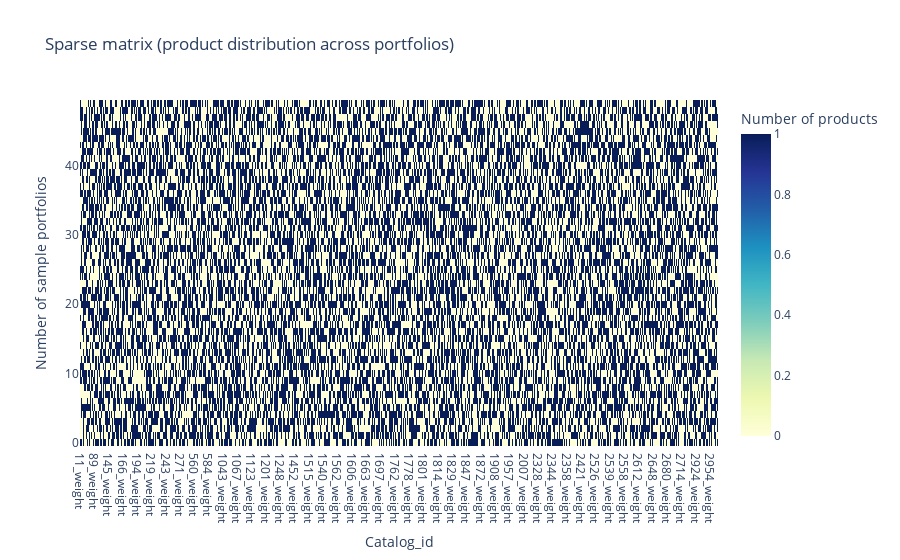

Notebook code cell kept with this figure:
### Code cell
# Create heatmap using Plotly
fig = go.Figure(data=go.Heatmap(
    z=portfolio.drop(columns=["Revenue", "Volatility"], axis = 1).head(50).values,
    x=portfolio.drop(columns=["Revenue", "Volatility"], axis = 1).head(50).columns,
    y=portfolio.drop(columns=["Revenue", "Volatility"], axis = 1).head(50).index,
    colorscale='YlGnBu',
    colorbar=dict(title='Number of products')
))

fig.update_layout(
    title='Sparse matrix (product distribution across portfolios)',
    xaxis_title='Catalog_id',
    yaxis_title='Number of sample portfolios'
)
fig

### Figure 1 — Plotly figure (JSON) as saved in the notebook; plotly's stock layout.template omitted (floating-point values rounded to 4 significant figures; data arrays with more than 128 entries replaced by an {"elided": "..."} marker saying what was removed)
{"data": [{"colorbar": {"title": {"text": "Number of products"}}, "colorscale": [[0, "rgb(255,255,217)"], [0.125, "rgb(237,248,177)"], [0.25, "rgb(199,233,180)"], [0.375, "rgb(127,205,187)"], [0.5, "rgb(65,182,196)"], [0.625, "rgb(29,145,192)"], [0.75, "rgb(34,94,168)"], [0.875, "rgb(37,52,148)"], [1, "rgb(8,29,88)"]], "type": "heatmap", "x": {"elided": "579 str values"}, "y": [0, 1, 2, 3, 4, 5, 6, 7, 8, 9, 10, 11, 12, 13, 14, 15, 16, 17, 18, 19, 20, 21, 22, 23, 24, 25, 26, 27, 28, 29, 30, 31, 32, 33, 34, 35, 36, 37, 38, 39, 40, 41, 42, 43, 44, 45, 46, 47, 48, 49], "z": {"elided": "50x579 int values"}}], "layout": {"title": {"text": "Sparse matrix (product distribution across portfolios)"}, "xaxis": {"title": {"text": "Catalog_id"}}, "yaxis": {"title": {"text": "Number of sample portfolios"}}}}
